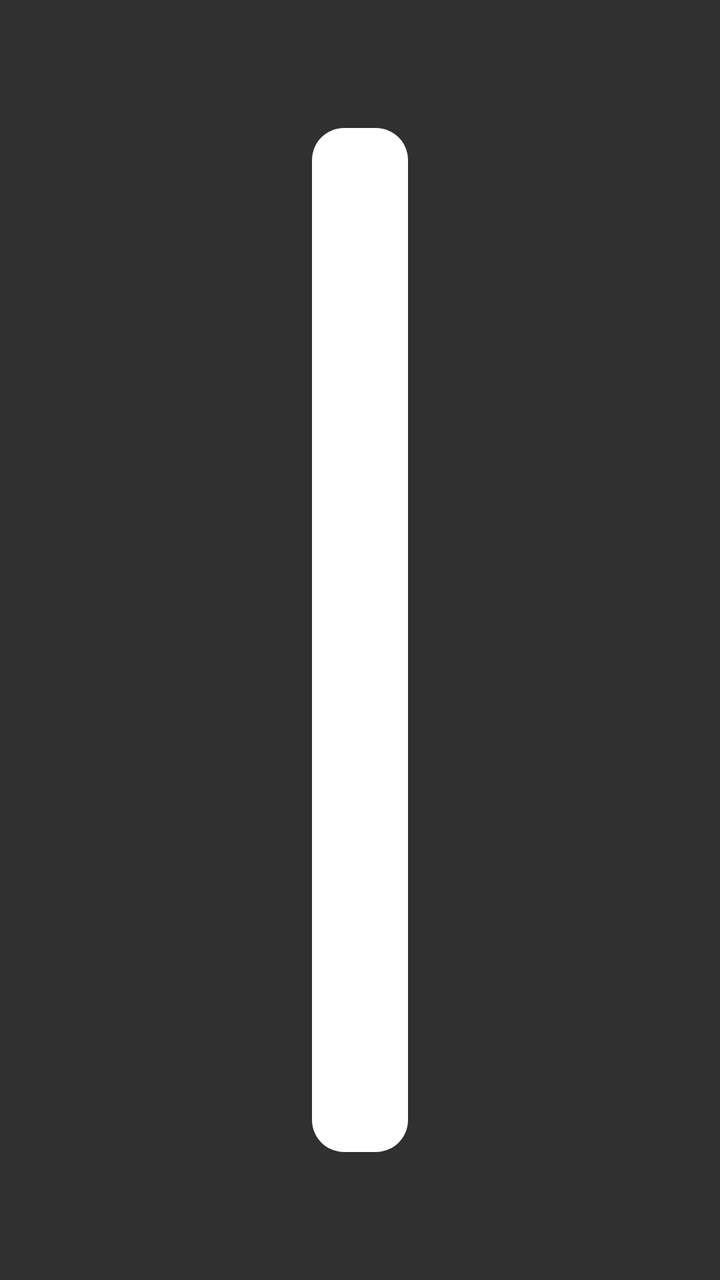
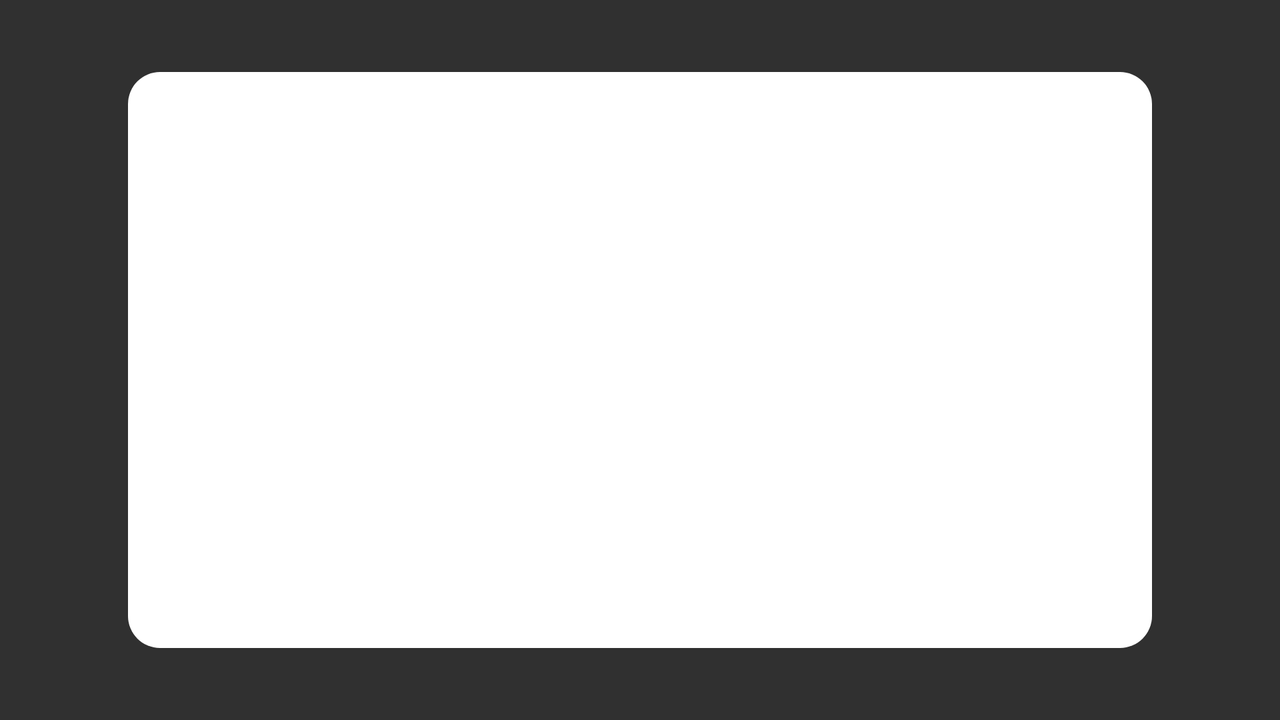

An Android layout and its configuration variant, each rendered on a device that would load it. The default file and the variant file are quoted in full after the pictures.
<!-- AndroidManifest.xml: activity theme ShowPosterActivity -->
<!-- res/layout/activity_show_poster.xml -->
<?xml version="1.0" encoding="utf-8"?>
<android.support.constraint.ConstraintLayout
    xmlns:android="http://schemas.android.com/apk/res/android"
    xmlns:app="http://schemas.android.com/apk/res-auto"
    xmlns:tools="http://schemas.android.com/tools"
    style="@style/ShowPosterActivityOuterConstraintLayout">
    <android.support.constraint.Guideline
        android:id="@+id/guideline_1"
        android:layout_width="match_parent"
        android:layout_height="@dimen/guideline_size"
        android:orientation="horizontal"
        app:layout_constraintGuide_percent="@dimen/show_poster_guideline_1_percentage" />

    <android.support.constraint.ConstraintLayout
        android:layout_width="wrap_content"
        android:layout_height="0dp"
        android:minWidth="@dimen/show_poster_constraint_layout_min_width"
        app:layout_constraintTop_toBottomOf="@id/guideline_1"
        app:layout_constraintStart_toStartOf="parent"
        app:layout_constraintEnd_toEndOf="parent"
        app:layout_constraintBottom_toTopOf="@id/guideline_2"
        style="@style/ShowPosterActivityInnerConstraintLayout">
        <TextView
            android:id="@+id/tv_show_title"
            android:layout_width="match_parent"
            android:layout_height="wrap_content"
            style="@style/ShowPosterTitle"
            app:layout_constraintStart_toStartOf="parent"
            app:layout_constraintEnd_toEndOf="parent"
            app:layout_constraintTop_toTopOf="parent" />

        <ImageView
            android:id="@+id/iv_show_poster"
            app:layout_constraintHeight_max="@dimen/show_poster_height"
            app:layout_constrainedHeight="true"
            app:layout_constraintStart_toStartOf="parent"
            app:layout_constraintEnd_toEndOf="parent"
            app:layout_constraintTop_toBottomOf="@id/tv_show_title"
            app:layout_constraintBottom_toBottomOf="parent"
            style="@style/ShowPosterActivityImageView"
            tools:ignore="ContentDescription" />
    </android.support.constraint.ConstraintLayout>

    <android.support.constraint.Guideline
        android:id="@+id/guideline_2"
        android:layout_width="match_parent"
        android:layout_height="@dimen/guideline_size"
        android:orientation="horizontal"
        app:layout_constraintGuide_percent="@dimen/show_poster_guideline_2_percentage"/>
</android.support.constraint.ConstraintLayout>
<!-- resources referenced by this layout -->
<resources>
  <dimen name="guideline_size">1dp</dimen>
  <dimen name="show_poster_constraint_layout_min_width">0dp</dimen>
  <dimen name="show_poster_guideline_1_percentage">0.1</dimen>
  <dimen name="show_poster_guideline_2_percentage">0.9</dimen>
  <dimen name="show_poster_height">300dp</dimen>
  <style name="ShowPosterActivityImageView">
          <item name="android:adjustViewBounds">true</item>
          <item name="android:scaleType">fitCenter</item>
          <item name="android:contentDescription">@string/content_description_show_poster</item>
          <item name="android:transitionName">@string/transition_image</item>
          <item name="android:layout_height">0dp</item>
          <item name="android:layout_width">wrap_content</item>
      </style>
  <style name="ShowPosterActivityInnerConstraintLayout">
          <item name="android:focusable">true</item>
          <item name="android:clickable">true</item>
          <item name="android:padding">@dimen/show_poster_activity_padding</item>
          <item name="android:background">@drawable/show_poster_activity_background</item>
      </style>
  <style name="ShowPosterActivityOuterConstraintLayout">
          <item name="android:layout_height">match_parent</item>
          <item name="android:layout_width">match_parent</item>
          <item name="android:onClick">closeDialog</item>
          <item name="android:layout_margin">@dimen/activity_horizontal_margin</item>
      </style>
  <style name="ShowPosterTitle">
          <item name="android:textSize">@dimen/show_poster_title_text_size</item>
          <item name="android:textColor">@color/colorBlack</item>
          <item name="android:textAlignment">center</item>
          <item name="android:textStyle">bold</item>
          <item name="android:padding">@dimen/show_poster_title_padding</item>
      </style>
  <style name="ShowPosterActivity" parent="Base.Theme.AppCompat.DialogWhenLarge">
          <item name="android:windowIsFloating">true</item>
          <item name="android:windowMinWidthMajor">100%</item>
          <item name="android:windowMinWidthMinor">100%</item>
          <item name="windowFixedHeightMajor">100%</item>
          <item name="windowFixedHeightMinor">100%</item>
      </style>
  <string name="content_description_show_poster">The poster for the series</string>
  <string name="transition_image">Transition image</string>
  <dimen name="show_poster_activity_padding">16dp</dimen>
  <!-- drawable show_poster_activity_background (drawable) -->
  <?xml version="1.0" encoding="UTF-8"?>
  <shape xmlns:android="http://schemas.android.com/apk/res/android">
      <solid android:color="@color/colorWhite"/>
  
      <corners
          android:bottomRightRadius="@dimen/activity_horizontal_margin"
          android:bottomLeftRadius="@dimen/activity_horizontal_margin"
          android:topLeftRadius="@dimen/activity_horizontal_margin"
          android:topRightRadius="@dimen/activity_horizontal_margin" />
  </shape>
  <dimen name="activity_horizontal_margin">16dp</dimen>
  <dimen name="show_poster_title_text_size">24dp</dimen>
  <color name="colorBlack">#000000</color>
  <dimen name="show_poster_title_padding">8dp</dimen>
  <color name="colorWhite">#FFFFFF</color>
</resources>
<!-- res/layout-land/activity_show_poster.xml (the repository's variant of the layout above) -->
<!-- drawn on the phone turned sideways -->
<?xml version="1.0" encoding="utf-8"?>
<android.support.constraint.ConstraintLayout
    xmlns:android="http://schemas.android.com/apk/res/android"
    xmlns:app="http://schemas.android.com/apk/res-auto"
    xmlns:tools="http://schemas.android.com/tools"
    style="@style/ShowPosterActivityOuterConstraintLayout">
    <android.support.constraint.Guideline
        android:id="@+id/guideline_4"
        android:layout_width="match_parent"
        android:layout_height="@dimen/guideline_size"
        android:orientation="horizontal"
        app:layout_constraintGuide_percent="@dimen/show_poster_landscape_guideline_4_percentage" />

    <android.support.constraint.Guideline
        android:id="@+id/guideline_1"
        android:layout_width="@dimen/guideline_size"
        android:layout_height="match_parent"
        android:orientation="vertical"
        app:layout_constraintGuide_percent="@dimen/show_poster_landscape_guideline_1_percentage" />

    <android.support.constraint.ConstraintLayout
        android:layout_width="0dp"
        android:layout_height="0dp"
        app:layout_constraintTop_toBottomOf="@id/guideline_4"
        app:layout_constraintStart_toEndOf="@id/guideline_1"
        app:layout_constraintEnd_toStartOf="@id/guideline_2"
        app:layout_constraintBottom_toTopOf="@id/guideline_5"
        style="@style/ShowPosterActivityInnerConstraintLayout">
        <ScrollView
            android:layout_width="0dp"
            android:layout_height="wrap_content"
            app:layout_constraintStart_toStartOf="parent"
            app:layout_constraintEnd_toStartOf="@id/guideline_3"
            app:layout_constraintTop_toTopOf="parent"
            app:layout_constraintBottom_toBottomOf="parent">
            <TextView
                android:id="@+id/tv_show_title"
                android:layout_width="match_parent"
                android:layout_height="wrap_content"
                style="@style/ShowPosterTitle"
                android:layout_marginEnd="@dimen/activity_horizontal_margin"/>
        </ScrollView>

        <android.support.constraint.Guideline
            android:id="@+id/guideline_3"
            android:layout_width="@dimen/guideline_size"
            android:layout_height="match_parent"
            android:orientation="vertical"
            app:layout_constraintGuide_percent="@dimen/show_poster_landscape_guideline_3_percentage" />

        <ImageView
            android:id="@+id/iv_show_poster"
            android:layout_width="0dp"
            app:layout_constraintHeight_max="@dimen/show_poster_height"
            app:layout_constrainedHeight="true"
            app:layout_constraintStart_toEndOf="@id/guideline_3"
            app:layout_constraintEnd_toEndOf="parent"
            app:layout_constraintTop_toTopOf="parent"
            app:layout_constraintBottom_toBottomOf="parent"
            style="@style/ShowPosterActivityImageView"
            android:scaleType="fitCenter"
            tools:ignore="ContentDescription"
            android:layout_marginStart="@dimen/activity_horizontal_margin"/>
    </android.support.constraint.ConstraintLayout>

    <android.support.constraint.Guideline
        android:id="@+id/guideline_2"
        android:layout_width="@dimen/guideline_size"
        android:layout_height="match_parent"
        android:orientation="vertical"
        app:layout_constraintGuide_percent="@dimen/show_poster_landscape_guideline_2_percentage"/>

    <android.support.constraint.Guideline
        android:id="@+id/guideline_5"
        android:layout_width="match_parent"
        android:layout_height="@dimen/guideline_size"
        android:orientation="horizontal"
        app:layout_constraintGuide_percent="@dimen/show_poster_landscape_guideline_5_percentage" />
</android.support.constraint.ConstraintLayout>
<!-- resources referenced by the variant -->
<!-- as the phone turned sideways resolves them -->
<resources>
  <dimen name="activity_horizontal_margin">16dp</dimen>
  <dimen name="guideline_size">1dp</dimen>
  <dimen name="show_poster_height">300dp</dimen>
  <dimen name="show_poster_landscape_guideline_1_percentage">0.1</dimen>
  <dimen name="show_poster_landscape_guideline_2_percentage">0.9</dimen>
  <dimen name="show_poster_landscape_guideline_3_percentage">0.3</dimen>
  <dimen name="show_poster_landscape_guideline_4_percentage">0.1</dimen>
  <dimen name="show_poster_landscape_guideline_5_percentage">0.9</dimen>
  <style name="ShowPosterActivityImageView">
          <item name="android:adjustViewBounds">true</item>
          <item name="android:scaleType">fitCenter</item>
          <item name="android:contentDescription">@string/content_description_show_poster</item>
          <item name="android:transitionName">@string/transition_image</item>
          <item name="android:layout_height">0dp</item>
          <item name="android:layout_width">wrap_content</item>
      </style>
  <style name="ShowPosterActivityInnerConstraintLayout">
          <item name="android:focusable">true</item>
          <item name="android:clickable">true</item>
          <item name="android:padding">@dimen/show_poster_activity_padding</item>
          <item name="android:background">@drawable/show_poster_activity_background</item>
      </style>
  <style name="ShowPosterActivityOuterConstraintLayout">
          <item name="android:layout_height">match_parent</item>
          <item name="android:layout_width">match_parent</item>
          <item name="android:onClick">closeDialog</item>
          <item name="android:layout_margin">@dimen/activity_horizontal_margin</item>
      </style>
  <style name="ShowPosterTitle">
          <item name="android:textSize">@dimen/show_poster_title_text_size</item>
          <item name="android:textColor">@color/colorBlack</item>
          <item name="android:textAlignment">center</item>
          <item name="android:textStyle">bold</item>
          <item name="android:padding">@dimen/show_poster_title_padding</item>
      </style>
  <style name="ShowPosterActivity" parent="Base.Theme.AppCompat.DialogWhenLarge">
          <item name="android:windowIsFloating">true</item>
          <item name="android:windowMinWidthMajor">100%</item>
          <item name="android:windowMinWidthMinor">100%</item>
          <item name="windowFixedHeightMajor">100%</item>
          <item name="windowFixedHeightMinor">100%</item>
      </style>
  <string name="content_description_show_poster">The poster for the series</string>
  <string name="transition_image">Transition image</string>
  <dimen name="show_poster_activity_padding">16dp</dimen>
  <!-- drawable show_poster_activity_background (drawable) -->
  <?xml version="1.0" encoding="UTF-8"?>
  <shape xmlns:android="http://schemas.android.com/apk/res/android">
      <solid android:color="@color/colorWhite"/>
  
      <corners
          android:bottomRightRadius="@dimen/activity_horizontal_margin"
          android:bottomLeftRadius="@dimen/activity_horizontal_margin"
          android:topLeftRadius="@dimen/activity_horizontal_margin"
          android:topRightRadius="@dimen/activity_horizontal_margin" />
  </shape>
  <dimen name="show_poster_title_text_size">24dp</dimen>
  <color name="colorBlack">#000000</color>
  <dimen name="show_poster_title_padding">8dp</dimen>
  <color name="colorWhite">#FFFFFF</color>
</resources>
